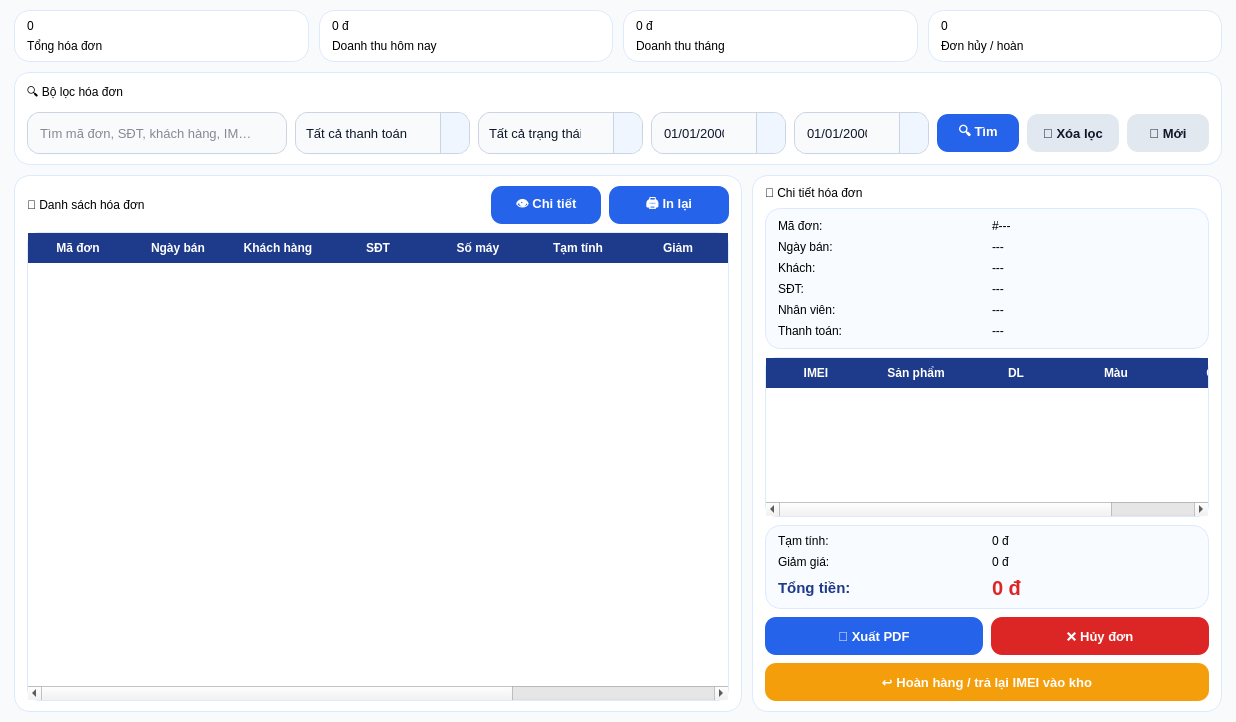
<?xml version="1.0" encoding="UTF-8"?>
<ui version="4.0">
 <class>InvoicePage</class>
 <widget class="QWidget" name="InvoicePage">
  <property name="geometry">
   <rect>
    <x>0</x>
    <y>0</y>
    <width>1050</width>
    <height>560</height>
   </rect>
  </property>
  <property name="styleSheet">
   <string><![CDATA[
QWidget#InvoicePage {
    background-color: #f8fafc;
}

QFrame#filterPanel,
QFrame#invoicePanel,
QFrame#detailPanel,
QFrame#summaryCard1,
QFrame#summaryCard2,
QFrame#summaryCard3,
QFrame#summaryCard4,
QFrame#detailInfoBox,
QFrame#moneyBox {
    background-color: white;
    border: 1px solid #dbeafe;
    border-radius: 16px;
}

QFrame#detailInfoBox,
QFrame#moneyBox {
    background-color: #f8fbff;
}

QLabel.sectionTitle {
    color: #1e3a8a;
    font-size: 16px;
    font-weight: bold;
}

QLabel.formLabel {
    color: #334155;
    font-size: 12px;
    font-weight: bold;
}

QLabel.valueLabel {
    color: #0f172a;
    font-size: 13px;
    font-weight: bold;
}

QLabel.statNumber {
    color: #2563eb;
    font-size: 21px;
    font-weight: bold;
}

QLabel.statText {
    color: #64748b;
    font-size: 12px;
}

QLineEdit,
QDateEdit,
QComboBox {
    background-color: #f8fafc;
    border: 1px solid #cbd5e1;
    border-radius: 12px;
    padding: 6px 32px 6px 10px;
    color: #0f172a;
    font-size: 13px;
    min-height: 28px;
}

QLineEdit:focus,
QDateEdit:focus,
QComboBox:focus {
    border: 2px solid #2563eb;
    background-color: white;
}

QComboBox::drop-down,
QDateEdit::drop-down {
    subcontrol-origin: padding;
    subcontrol-position: top right;
    width: 28px;
    border-left: 1px solid #cbd5e1;
    border-top-right-radius: 12px;
    border-bottom-right-radius: 12px;
    background-color: #eff6ff;
}

QComboBox QAbstractItemView {
    background-color: white;
    color: #0f172a;
    selection-background-color: #dbeafe;
    selection-color: #0f172a;
    border: 1px solid #93c5fd;
    border-radius: 10px;
    padding: 6px;
    outline: 0;
    font-size: 13px;
}

QPushButton {
    border: none;
    border-radius: 11px;
    padding: 7px 10px;
    font-size: 13px;
    font-weight: bold;
    min-height: 24px;
}

QPushButton#btnSearch,
QPushButton#btnViewDetail,
QPushButton#btnExportPdf,
QPushButton#btnReprintInvoice {
    background-color: #2563eb;
    color: white;
}

QPushButton#btnRefresh,
QPushButton#btnClearFilter {
    background-color: #e2e8f0;
    color: #0f172a;
}

QPushButton#btnCancelInvoice {
    background-color: #dc2626;
    color: white;
}

QPushButton#btnReturnItem {
    background-color: #f59e0b;
    color: white;
}

QTableWidget {
    background-color: white;
    border: 1px solid #dbeafe;
    border-radius: 12px;
    gridline-color: #e2e8f0;
    color: #0f172a;
    font-size: 12px;
}

QTableWidget::item {
    padding: 5px;
}

QTableWidget::item:selected {
    background-color: #dbeafe;
    color: #0f172a;
}

QHeaderView::section {
    background-color: #1e3a8a;
    color: white;
    padding: 6px;
    border: none;
    font-weight: bold;
}
   ]]></string>
  </property>

  <layout class="QVBoxLayout" name="mainLayout">
   <property name="leftMargin"><number>14</number></property>
   <property name="topMargin"><number>10</number></property>
   <property name="rightMargin"><number>14</number></property>
   <property name="bottomMargin"><number>10</number></property>
   <property name="spacing"><number>10</number></property>

   <item>
    <layout class="QHBoxLayout" name="summaryLayout">
     <property name="spacing"><number>10</number></property>

     <item>
      <widget class="QFrame" name="summaryCard1">
       <property name="maximumSize"><size><width>16777215</width><height>76</height></size></property>
       <layout class="QVBoxLayout" name="summaryCard1Layout">
        <property name="leftMargin"><number>12</number></property>
        <property name="topMargin"><number>8</number></property>
        <property name="rightMargin"><number>12</number></property>
        <property name="bottomMargin"><number>8</number></property>
        <item>
         <widget class="QLabel" name="lblTotalInvoices">
          <property name="text"><string>0</string></property>
          <property name="class" stdset="0"><string>statNumber</string></property>
         </widget>
        </item>
        <item>
         <widget class="QLabel" name="lblTotalInvoicesText">
          <property name="text"><string>Tổng hóa đơn</string></property>
          <property name="class" stdset="0"><string>statText</string></property>
         </widget>
        </item>
       </layout>
      </widget>
     </item>

     <item>
      <widget class="QFrame" name="summaryCard2">
       <property name="maximumSize"><size><width>16777215</width><height>76</height></size></property>
       <layout class="QVBoxLayout" name="summaryCard2Layout">
        <property name="leftMargin"><number>12</number></property>
        <property name="topMargin"><number>8</number></property>
        <property name="rightMargin"><number>12</number></property>
        <property name="bottomMargin"><number>8</number></property>
        <item>
         <widget class="QLabel" name="lblTodayRevenue">
          <property name="text"><string>0 đ</string></property>
          <property name="class" stdset="0"><string>statNumber</string></property>
         </widget>
        </item>
        <item>
         <widget class="QLabel" name="lblTodayRevenueText">
          <property name="text"><string>Doanh thu hôm nay</string></property>
          <property name="class" stdset="0"><string>statText</string></property>
         </widget>
        </item>
       </layout>
      </widget>
     </item>

     <item>
      <widget class="QFrame" name="summaryCard3">
       <property name="maximumSize"><size><width>16777215</width><height>76</height></size></property>
       <layout class="QVBoxLayout" name="summaryCard3Layout">
        <property name="leftMargin"><number>12</number></property>
        <property name="topMargin"><number>8</number></property>
        <property name="rightMargin"><number>12</number></property>
        <property name="bottomMargin"><number>8</number></property>
        <item>
         <widget class="QLabel" name="lblMonthRevenue">
          <property name="text"><string>0 đ</string></property>
          <property name="class" stdset="0"><string>statNumber</string></property>
         </widget>
        </item>
        <item>
         <widget class="QLabel" name="lblMonthRevenueText">
          <property name="text"><string>Doanh thu tháng</string></property>
          <property name="class" stdset="0"><string>statText</string></property>
         </widget>
        </item>
       </layout>
      </widget>
     </item>

     <item>
      <widget class="QFrame" name="summaryCard4">
       <property name="maximumSize"><size><width>16777215</width><height>76</height></size></property>
       <layout class="QVBoxLayout" name="summaryCard4Layout">
        <property name="leftMargin"><number>12</number></property>
        <property name="topMargin"><number>8</number></property>
        <property name="rightMargin"><number>12</number></property>
        <property name="bottomMargin"><number>8</number></property>
        <item>
         <widget class="QLabel" name="lblCancelledInvoices">
          <property name="text"><string>0</string></property>
          <property name="class" stdset="0"><string>statNumber</string></property>
         </widget>
        </item>
        <item>
         <widget class="QLabel" name="lblCancelledInvoicesText">
          <property name="text"><string>Đơn hủy / hoàn</string></property>
          <property name="class" stdset="0"><string>statText</string></property>
         </widget>
        </item>
       </layout>
      </widget>
     </item>

    </layout>
   </item>

   <item>
    <widget class="QFrame" name="filterPanel">
     <property name="maximumSize"><size><width>16777215</width><height>104</height></size></property>
     <layout class="QVBoxLayout" name="filterPanelLayout">
      <property name="leftMargin"><number>12</number></property>
      <property name="topMargin"><number>10</number></property>
      <property name="rightMargin"><number>12</number></property>
      <property name="bottomMargin"><number>10</number></property>
      <property name="spacing"><number>8</number></property>

      <item>
       <widget class="QLabel" name="lblFilterTitle">
        <property name="text"><string>🔍 Bộ lọc hóa đơn</string></property>
        <property name="class" stdset="0"><string>sectionTitle</string></property>
       </widget>
      </item>

      <item>
       <layout class="QHBoxLayout" name="filterLayout">
        <property name="spacing"><number>8</number></property>

        <item>
         <widget class="QLineEdit" name="txtSearchInvoice">
          <property name="minimumSize"><size><width>260</width><height>38</height></size></property>
          <property name="placeholderText"><string>Tìm mã đơn, SĐT, khách hàng, IMEI...</string></property>
         </widget>
        </item>

        <item>
         <widget class="QComboBox" name="cboPaymentFilter">
          <property name="minimumSize"><size><width>175</width><height>38</height></size></property>
          <item><property name="text"><string>Tất cả thanh toán</string></property></item>
          <item><property name="text"><string>Tiền mặt</string></property></item>
          <item><property name="text"><string>QR chuyển khoản</string></property></item>
         </widget>
        </item>

        <item>
         <widget class="QComboBox" name="cboStatusFilter">
          <property name="minimumSize"><size><width>165</width><height>38</height></size></property>
          <item><property name="text"><string>Tất cả trạng thái</string></property></item>
          <item><property name="text"><string>paid</string></property></item>
          <item><property name="text"><string>cancelled</string></property></item>
          <item><property name="text"><string>returned</string></property></item>
         </widget>
        </item>

        <item>
         <widget class="QDateEdit" name="dateFrom">
          <property name="minimumSize"><size><width>135</width><height>38</height></size></property>
          <property name="calendarPopup"><bool>true</bool></property>
          <property name="displayFormat"><string>dd/MM/yyyy</string></property>
         </widget>
        </item>

        <item>
         <widget class="QDateEdit" name="dateTo">
          <property name="minimumSize"><size><width>135</width><height>38</height></size></property>
          <property name="calendarPopup"><bool>true</bool></property>
          <property name="displayFormat"><string>dd/MM/yyyy</string></property>
         </widget>
        </item>

        <item>
         <widget class="QPushButton" name="btnSearch">
          <property name="minimumSize"><size><width>82</width><height>38</height></size></property>
          <property name="text"><string>🔍 Tìm</string></property>
         </widget>
        </item>

        <item>
         <widget class="QPushButton" name="btnClearFilter">
          <property name="minimumSize"><size><width>92</width><height>38</height></size></property>
          <property name="text"><string>🧹 Xóa lọc</string></property>
         </widget>
        </item>

        <item>
         <widget class="QPushButton" name="btnRefresh">
          <property name="minimumSize"><size><width>82</width><height>38</height></size></property>
          <property name="text"><string>🔄 Mới</string></property>
         </widget>
        </item>

       </layout>
      </item>

     </layout>
    </widget>
   </item>

   <item>
    <layout class="QHBoxLayout" name="contentLayout">
     <property name="spacing"><number>10</number></property>

     <item>
      <widget class="QFrame" name="invoicePanel">
       <layout class="QVBoxLayout" name="invoicePanelLayout">
        <property name="leftMargin"><number>12</number></property>
        <property name="topMargin"><number>10</number></property>
        <property name="rightMargin"><number>12</number></property>
        <property name="bottomMargin"><number>10</number></property>
        <property name="spacing"><number>8</number></property>

        <item>
         <layout class="QHBoxLayout" name="invoiceTitleLayout">
          <item>
           <widget class="QLabel" name="lblInvoiceListTitle">
            <property name="text"><string>🧾 Danh sách hóa đơn</string></property>
            <property name="class" stdset="0"><string>sectionTitle</string></property>
           </widget>
          </item>
          <item>
           <spacer name="invoiceTitleSpacer">
            <property name="orientation"><enum>Qt::Orientation::Horizontal</enum></property>
            <property name="sizeHint" stdset="0"><size><width>40</width><height>20</height></size></property>
           </spacer>
          </item>
          <item>
           <widget class="QPushButton" name="btnViewDetail">
            <property name="minimumSize"><size><width>110</width><height>36</height></size></property>
            <property name="text"><string>👁 Chi tiết</string></property>
           </widget>
          </item>
          <item>
           <widget class="QPushButton" name="btnReprintInvoice">
            <property name="minimumSize"><size><width>120</width><height>36</height></size></property>
            <property name="text"><string>🖨 In lại</string></property>
           </widget>
          </item>
         </layout>
        </item>

        <item>
         <widget class="QTableWidget" name="tableInvoices">
          <property name="minimumSize"><size><width>0</width><height>310</height></size></property>
          <property name="columnCount"><number>10</number></property>
          <column><property name="text"><string>Mã đơn</string></property></column>
          <column><property name="text"><string>Ngày bán</string></property></column>
          <column><property name="text"><string>Khách hàng</string></property></column>
          <column><property name="text"><string>SĐT</string></property></column>
          <column><property name="text"><string>Số máy</string></property></column>
          <column><property name="text"><string>Tạm tính</string></property></column>
          <column><property name="text"><string>Giảm</string></property></column>
          <column><property name="text"><string>Tổng tiền</string></property></column>
          <column><property name="text"><string>Thanh toán</string></property></column>
          <column><property name="text"><string>Trạng thái</string></property></column>
         </widget>
        </item>

       </layout>
      </widget>
     </item>

     <item>
      <widget class="QFrame" name="detailPanel">
       <property name="minimumSize"><size><width>420</width><height>0</height></size></property>
       <property name="maximumSize"><size><width>470</width><height>16777215</height></size></property>

       <layout class="QVBoxLayout" name="detailPanelLayout">
        <property name="leftMargin"><number>12</number></property>
        <property name="topMargin"><number>10</number></property>
        <property name="rightMargin"><number>12</number></property>
        <property name="bottomMargin"><number>10</number></property>
        <property name="spacing"><number>8</number></property>

        <item>
         <widget class="QLabel" name="lblDetailTitle">
          <property name="text"><string>📄 Chi tiết hóa đơn</string></property>
          <property name="class" stdset="0"><string>sectionTitle</string></property>
         </widget>
        </item>

        <item>
         <widget class="QFrame" name="detailInfoBox">
          <layout class="QGridLayout" name="detailInfoLayout">
           <property name="leftMargin"><number>12</number></property>
           <property name="topMargin"><number>10</number></property>
           <property name="rightMargin"><number>12</number></property>
           <property name="bottomMargin"><number>10</number></property>
           <property name="horizontalSpacing"><number>10</number></property>
           <property name="verticalSpacing"><number>7</number></property>

           <item row="0" column="0">
            <widget class="QLabel" name="lblInvoiceIdText">
             <property name="minimumSize"><size><width>82</width><height>0</height></size></property>
             <property name="text"><string>Mã đơn:</string></property>
             <property name="class" stdset="0"><string>formLabel</string></property>
            </widget>
           </item>
           <item row="0" column="1">
            <widget class="QLabel" name="lblInvoiceIdValue">
             <property name="text"><string>#---</string></property>
             <property name="class" stdset="0"><string>valueLabel</string></property>
            </widget>
           </item>

           <item row="1" column="0">
            <widget class="QLabel" name="lblCreatedAtText">
             <property name="text"><string>Ngày bán:</string></property>
             <property name="class" stdset="0"><string>formLabel</string></property>
            </widget>
           </item>
           <item row="1" column="1">
            <widget class="QLabel" name="lblCreatedAtValue">
             <property name="text"><string>---</string></property>
             <property name="class" stdset="0"><string>valueLabel</string></property>
            </widget>
           </item>

           <item row="2" column="0">
            <widget class="QLabel" name="lblCustomerText">
             <property name="text"><string>Khách:</string></property>
             <property name="class" stdset="0"><string>formLabel</string></property>
            </widget>
           </item>
           <item row="2" column="1">
            <widget class="QLabel" name="lblCustomerValue">
             <property name="text"><string>---</string></property>
             <property name="class" stdset="0"><string>valueLabel</string></property>
            </widget>
           </item>

           <item row="3" column="0">
            <widget class="QLabel" name="lblPhoneText">
             <property name="text"><string>SĐT:</string></property>
             <property name="class" stdset="0"><string>formLabel</string></property>
            </widget>
           </item>
           <item row="3" column="1">
            <widget class="QLabel" name="lblPhoneValue">
             <property name="text"><string>---</string></property>
             <property name="class" stdset="0"><string>valueLabel</string></property>
            </widget>
           </item>

           <item row="4" column="0">
            <widget class="QLabel" name="lblStaffText">
             <property name="text"><string>Nhân viên:</string></property>
             <property name="class" stdset="0"><string>formLabel</string></property>
            </widget>
           </item>
           <item row="4" column="1">
            <widget class="QLabel" name="lblStaffValue">
             <property name="text"><string>---</string></property>
             <property name="class" stdset="0"><string>valueLabel</string></property>
            </widget>
           </item>

           <item row="5" column="0">
            <widget class="QLabel" name="lblPaymentText">
             <property name="text"><string>Thanh toán:</string></property>
             <property name="class" stdset="0"><string>formLabel</string></property>
            </widget>
           </item>
           <item row="5" column="1">
            <widget class="QLabel" name="lblPaymentValue">
             <property name="text"><string>---</string></property>
             <property name="class" stdset="0"><string>valueLabel</string></property>
            </widget>
           </item>

          </layout>
         </widget>
        </item>

        <item>
         <widget class="QTableWidget" name="tableInvoiceItems">
          <property name="minimumSize"><size><width>0</width><height>160</height></size></property>
          <property name="columnCount"><number>5</number></property>
          <column><property name="text"><string>IMEI</string></property></column>
          <column><property name="text"><string>Sản phẩm</string></property></column>
          <column><property name="text"><string>DL</string></property></column>
          <column><property name="text"><string>Màu</string></property></column>
          <column><property name="text"><string>Giá</string></property></column>
         </widget>
        </item>

        <item>
         <widget class="QFrame" name="moneyBox">
          <layout class="QGridLayout" name="moneyDetailLayout">
           <property name="leftMargin"><number>12</number></property>
           <property name="topMargin"><number>8</number></property>
           <property name="rightMargin"><number>12</number></property>
           <property name="bottomMargin"><number>8</number></property>
           <property name="horizontalSpacing"><number>10</number></property>
           <property name="verticalSpacing"><number>7</number></property>

           <item row="0" column="0">
            <widget class="QLabel" name="lblSubtotalText">
             <property name="text"><string>Tạm tính:</string></property>
             <property name="class" stdset="0"><string>formLabel</string></property>
            </widget>
           </item>
           <item row="0" column="1">
            <widget class="QLabel" name="lblSubtotalValue">
             <property name="text"><string>0 đ</string></property>
             <property name="class" stdset="0"><string>valueLabel</string></property>
            </widget>
           </item>

           <item row="1" column="0">
            <widget class="QLabel" name="lblDiscountText">
             <property name="text"><string>Giảm giá:</string></property>
             <property name="class" stdset="0"><string>formLabel</string></property>
            </widget>
           </item>
           <item row="1" column="1">
            <widget class="QLabel" name="lblDiscountValue">
             <property name="text"><string>0 đ</string></property>
             <property name="class" stdset="0"><string>valueLabel</string></property>
            </widget>
           </item>

           <item row="2" column="0">
            <widget class="QLabel" name="lblTotalText">
             <property name="text"><string>Tổng tiền:</string></property>
             <property name="styleSheet"><string>color: #1e3a8a; font-size: 15px; font-weight: bold;</string></property>
            </widget>
           </item>
           <item row="2" column="1">
            <widget class="QLabel" name="lblTotalValue">
             <property name="text"><string>0 đ</string></property>
             <property name="styleSheet"><string>color: #dc2626; font-size: 20px; font-weight: bold;</string></property>
            </widget>
           </item>

          </layout>
         </widget>
        </item>

        <item>
         <layout class="QHBoxLayout" name="detailButtonLayout1">
          <property name="spacing"><number>8</number></property>
          <item>
           <widget class="QPushButton" name="btnExportPdf">
            <property name="minimumSize"><size><width>0</width><height>40</height></size></property>
            <property name="text"><string>📄 Xuất PDF</string></property>
           </widget>
          </item>
          <item>
           <widget class="QPushButton" name="btnCancelInvoice">
            <property name="minimumSize"><size><width>0</width><height>40</height></size></property>
            <property name="text"><string>❌ Hủy đơn</string></property>
           </widget>
          </item>
         </layout>
        </item>

        <item>
         <widget class="QPushButton" name="btnReturnItem">
          <property name="minimumSize"><size><width>0</width><height>40</height></size></property>
          <property name="text"><string>↩ Hoàn hàng / trả lại IMEI vào kho</string></property>
         </widget>
        </item>

       </layout>
      </widget>
     </item>

    </layout>
   </item>

  </layout>
 </widget>
 <resources/>
 <connections/>
</ui>
